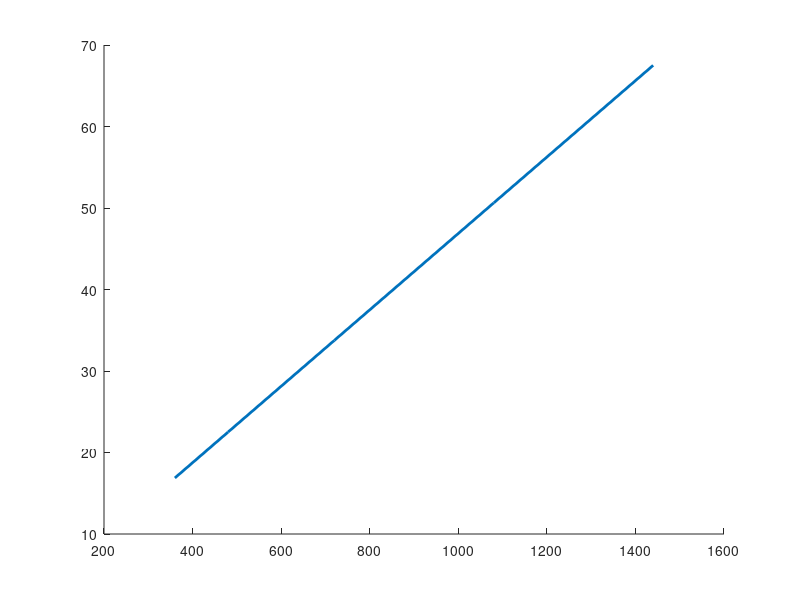

This figure's MATLAB source: (Note: this script raises an error after producing the figure.)
clc
clear all


%% Computer Vision
    
    % Latency
    % Time required to send one image of varying size to ground station.
    byte_per_pixel = 3;
    suggested_bandwidth = 64; %kB/s
    figure()
    hold on
    image_size = [360, 480, 720, 1080, 1440];
    packet_size = image_size .* 1 .* byte_per_pixel ./ 1000; %kB
    latency = 1000*packet_size./suggested_bandwidth; %ms
    plot(image_size,latency,'LineWidth',2)
    scatter(image_size,latency,'f','LineWidth',2)
    text(image_size, latency, sprintfc(' %.3f',latency),'Vert','top', 'FontSize',11)
    xlabel('Image size (p)')
    ylabel('Latency (ms)')
    title('Latency of Transmitting an Image at Various Sizes')

    % Throughput Required.
    % Amount of throughput required by the communication in order to
    % satisfy the fps for various image qualities.
    frames = 1:30;
    figure()
    hold on
    for image_size = [360, 480, 720, 1080, 1440]
       packet_size = image_size .* frames .* byte_per_pixel ./ 1000; %kB
       plot(frames, frames * image_size * byte_per_pixel / 1000, "LineWidth", 2)
    end
    xlabel('Frames Per Second')
    ylabel('KB/S')
    title('Required Communication Throughput required for various image trasnfer rates')
    legend('360p', '480p', '720p', '1080p', '1440')

%% Motion Planning:
    
    % Latency®
    % Time required to send one UAS state of varying size to ground station.
    n = 50;
    packet_size = (48:n*96)./1000; %kB
    latency = 1000*packet_size./suggested_bandwidth; %ms
    figure()
    hold on
    plot(packet_size,latency,'LineWidth',2)
    scatter([min(packet_size), max(packet_size)],[min(latency), max(latency)],'f','LineWidth',2)
    text([min(packet_size), max(packet_size)], [min(latency), max(latency)], sprintfc(' %.2f',[min(latency), max(latency)]),'Vert','top', 'FontSize',11)
    xlabel('Packet Size (kB)')
    ylabel('Latency (ms)')
    title('Latency of Transmitting a Path')

    % Throughput Required.
    % Amount of throughput required by the communication in order to
    % satisfy the state update per second for various state sizes.
    updates_per_second = 1:30;
    figure()
    hold on
    for packet_size = [48 /1000, 96 / 1000, 2 * 98 /1000, 3 * 98 / 1000]
       plot(frames, frames * packet_size, "LineWidth", 2)
    end
    xlabel('Updates Per Second')
    ylabel('KB/S')
    title('Required Communication Throughput required for various state trasnfer rates')
    legend('48 byte state', '96 byte state', '2 * 96 byte state', '3 * 96 byte state')

%% CV uncertainty

% Assumptions:
V_rgv = 2; % 2 m/s

on_ground_comp_time = 0;
on_ground_fps = 0;

on_board_comp_time = 0;
on_board_fps = 0;

